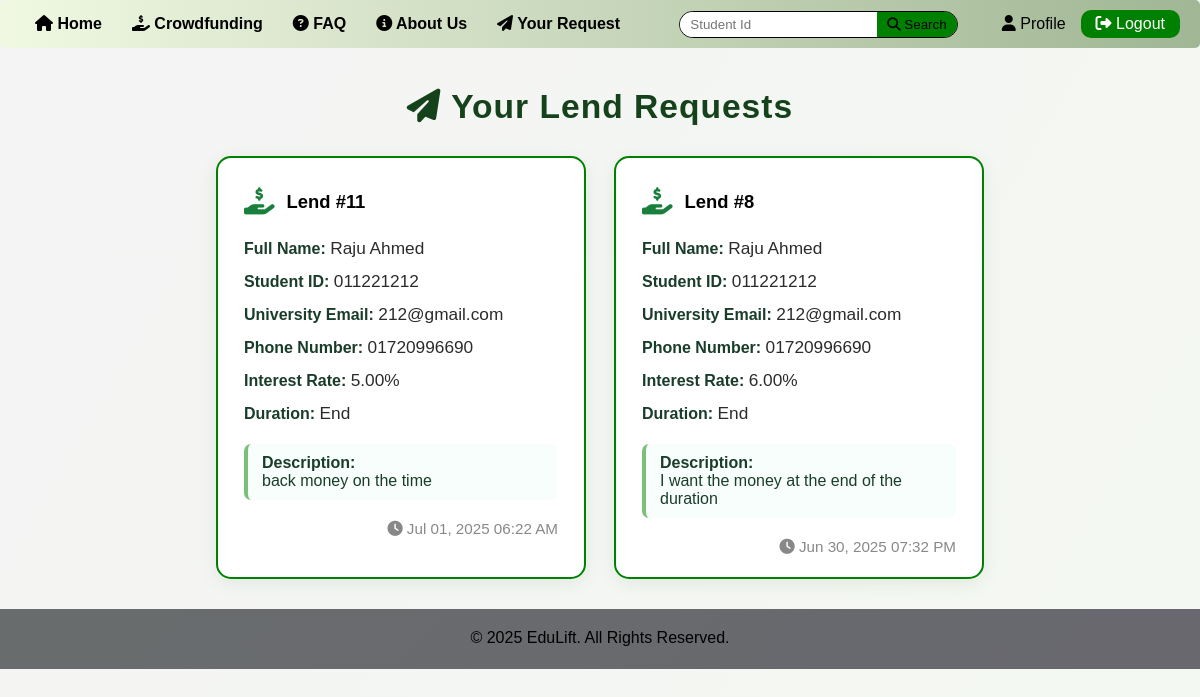
The page /lenderRequest.php (signed in) on the database its author committed.
### tables this page shows
CREATE TABLE `lender_lend` (
  `id` int(11) NOT NULL,
  `lender_id` int(11) NOT NULL,
  `borrower_id` int(11) DEFAULT NULL,
  `full_name` varchar(100) NOT NULL,
  `student_id` varchar(50) NOT NULL,
  `versity_email` varchar(100) NOT NULL,
  `mobile` varchar(20) NOT NULL,
  `interest_rate` decimal(5,2) NOT NULL,
  `duration` enum('monthly','yearly','end') NOT NULL,
  `description` text NOT NULL,
  `created_at` timestamp NOT NULL DEFAULT current_timestamp()
);

### lenderRequest.php (the view, shortened to what this page needs)
<?php
include('db_connect.php');
$lender_id = $_SESSION['lender_id'];
$sql = "SELECT * FROM lender_lend WHERE lender_id = ? ORDER BY created_at DESC";
$stmt = $conn->prepare($sql);
$stmt->bind_param("i", $lender_id);
$stmt->execute();
$result = $stmt->get_result();
$lends = $result->fetch_all(MYSQLI_ASSOC);
?>
<!DOCTYPE html>
<html lang="en">
<head>
    <link rel="stylesheet" href="https://cdnjs.cloudflare.com/ajax/libs/font-awesome/6.4.2/css/all.min.css">
</head>
<body>
    <?php include('templates/lenderHeader.php'); ?>
    <div class="container">
        <div class="title"><i class="fa fa-paper-plane"></i> Your Lend Requests</div>
        <div class="lend-list">
            <?php if (count($lends) === 0): ?>
                <div style="text-align:center;width:100%;color:#888;font-size:1.2em;">No lend requests found.</div>
            <?php else: ?>
                <?php foreach ($lends as $lend): ?>
                    <div class="lend-card">
                        <div class="card-header">
                            <span class="icon"><i class="fa fa-hand-holding-dollar"></i></span>
                            <span style="font-size:1.15em;font-weight:700;">Lend #<?php echo $lend['id']; ?></span>
                        </div>
                        <div><span class="field-label">Full Name:</span> <span class="field-value"><?php echo htmlspecialchars($lend['full_name']); ?></span></div>
                        <div><span class="field-label">Student ID:</span> <span class="field-value"><?php echo htmlspecialchars($lend['student_id']); ?></span></div>
                        <div><span class="field-label">University Email:</span> <span class="field-value"><?php echo htmlspecialchars($lend['versity_email']); ?></span></div>
                        <div><span class="field-label">Phone Number:</span> <span class="field-value"><?php echo htmlspecialchars($lend['mobile']); ?></span></div>
                        <div><span class="field-label">Interest Rate:</span> <span class="field-value"><?php echo htmlspecialchars($lend['interest_rate']); ?>%</span></div>
                        <div><span class="field-label">Duration:</span> <span class="field-value"><?php echo ucfirst(htmlspecialchars($lend['duration'])); ?></span></div>
                        <div class="description"><span class="field-label">Description:</span><br><?php echo nl2br(htmlspecialchars($lend['description'])); ?></div>
                        <div class="created"><i class="fa fa-clock"></i> <?php echo date('M d, Y h:i A', strtotime($lend['created_at'])); ?></div>
                    </div>
                <?php endforeach; ?>
            <?php endif; ?>
        </div>
    </div>
    <?php include('templates/footer.php'); ?>
</body>
</html>

### lenderRequest.php (style rules this page uses)
body { font-family: 'Roboto', Arial, sans-serif; background: linear-gradient(120deg, #f4f4f4 0%,rgb(244, 248, 242) 100%); margin: 0; padding: 0; min-height: 100vh; }
.container { max-width: 900px; margin: 40px auto 30px auto; padding: 0 15px; }
.title { text-align: center; color: #15421a; margin-bottom: 30px; font-size: 2.1em; font-weight: 700; letter-spacing: 1px; }
.lend-list { display: flex; flex-wrap: wrap; gap: 28px; justify-content: center; }
.lend-card { background: #fff; border-radius: 15px; box-shadow: 0 4px 18px 0 rgba(60, 120, 60, 0.10); padding: 28px 26px 22px 26px; min-width: 320px; max-width: 370px; flex: 1 1 320px; display: flex; flex-direction: column; gap: 12px; position: relative; transition: box-shadow 0.2s, transform 0.2s; border: 2px solid green; }
.lend-card .card-header { display: flex; align-items: center; gap: 12px; margin-bottom: 8px; }
.lend-card .card-header .icon { font-size: 1.7em; color: #1a7f3c; }
.lend-card .field-label { font-weight: 600; color: #1a3d2b; font-size: 1em; }
.lend-card .field-value { color: #2b2b2b; font-size: 1.08em; margin-bottom: 2px; }
.lend-card .description { background: #f8fefb; border-left: 4px solid #7bbf7b; padding: 10px 14px; border-radius: 7px; color: #1a3d2b; font-size: 1em; margin-top: 8px; }
.lend-card .created { text-align: right; color: #888; font-size: 0.95em; margin-top: 8px; }

### templates/lenderHeader.php (style rules this page uses)
* { margin: 0; padding: 0; box-sizing: border-box; font-family: Arial, sans-serif; }

### rows shown on the page
lender_lend: id "11", full_name "Raju Ahmed", student "011221212", versity_email "212@gmail.com", mobile "01720996690", interest_rate "5.00", duration "End", description "back money on the time", created_at "Jul 01, 2025 06:22 AM"
lender_lend: id "8", full_name "Raju Ahmed", student "011221212", versity_email "212@gmail.com", mobile "01720996690", interest_rate "6.00", duration "End", description "I want the money at the end of the duration", created_at "Jun 30, 2025 07:32 PM"
